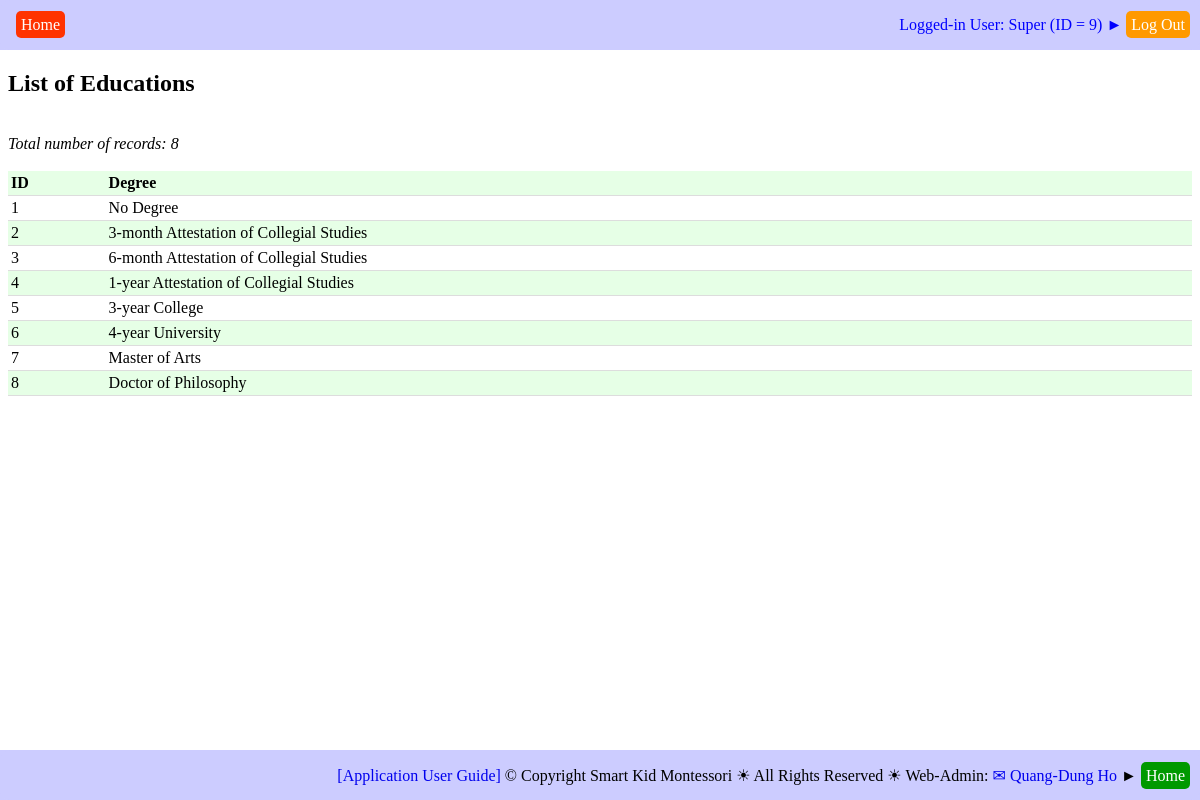
The page /report_educations.php (signed in) on the database its author committed.
### tables this page shows
CREATE TABLE `web_pages` (
  `PAGE_ID` int(11) NOT NULL,
  `TAG_CLASS` varchar(50) NOT NULL,
  `TYPE` varchar(20) NOT NULL,
  `HREF` varchar(500) NOT NULL,
  `ICON_URL` varchar(500) NOT NULL,
  `TITLE` varchar(200) NOT NULL,
  `TITLE_SHORT` varchar(200) NOT NULL,
  `STATUS` varchar(20) NOT NULL
);

CREATE TABLE `educations` (
  `EDU_ID` int(11) NOT NULL,
  `EDU_DEGREE` varchar(50) NOT NULL
);

### db_operations.php (called while the page is built, shortened)
<?php
require_once("sql_queries.php");
function insert_DB_QUERY_LOGS($user_name, $queryStrToDisplay)
{
	$queryStr = "INSERT INTO ";
		$queryStr = $queryStr . "DB_QUERY_LOGS(";
		$queryStr = $queryStr . "QUERY_STR";
		$queryStr = $queryStr . ", " . "USER_NAME";
		$queryStr = $queryStr . ", " . "DATE_TIME";
		$queryStr = $queryStr . ", " . "IP_ADDR";
		$queryStr = $queryStr . ")";
	$queryStr = $queryStr . " VALUES(";
		$queryStr = $queryStr . "'" . $queryStrToDisplay .  "'";
		$queryStr = $queryStr . ", " . "'" . $user_name . "'";
		$queryStr = $queryStr . ", " . "NOW()";
		$queryStr = $queryStr . ", " . "'" . get_client_ip() .  "'";
		$queryStr = $queryStr . ")";
	$queryStr = $queryStr . ";";
	$result = getResult($queryStr);
	return ($result);
}
function report_EDUCATIONS($debug_on)
{
	$queryStr = 'SELECT  ';
		$queryStr = $queryStr . '*';
	$queryStr = $queryStr . ' FROM ';
		$queryStr = $queryStr . 'EDUCATIONS';
	$queryStr = $queryStr . ' ORDER BY ';
		 $queryStr = $queryStr . 'EDU_ID' . ' ASC';
	$queryStr = $queryStr . ';';
	$result = getResult($queryStr);
	$fieldHeaderStr = array (
		0 => 'ID',
		1 => 'Degree',
		);
	populateResultToTable($result, $fieldHeaderStr);
}
function getTabsOfPage($this_page_url, $debug_on)
{
	$queryStr = 'SELECT ';
		$queryStr = $queryStr .'HREF';
		$queryStr = $queryStr . ', ' . 'TITLE_SHORT';
	$queryStr = $queryStr . ' FROM ';
		$queryStr = $queryStr . 'WEB_PAGES';
	$queryStr = $queryStr . ' WHERE ';
		$queryStr = $queryStr . 'PAGE_ID IN';
		$queryStr = $queryStr . '(';
			$queryStr = $queryStr . 'SELECT ';
				$queryStr = $queryStr . 'TAB_PAGE_ID';
			$queryStr = $queryStr . ' FROM ';
				$queryStr = $queryStr . 'PAGE_TABS';
			$queryStr = $queryStr . ' WHERE ';
				$queryStr = $queryStr . 'PAGE_ID IN';
				$queryStr = $queryStr . '(';
					$queryStr = $queryStr . 'SELECT ';
						$queryStr = $queryStr . 'PAGE_ID';
					$queryStr = $queryStr . ' FROM ';
						$queryStr = $queryStr . 'WEB_PAGES';
					$queryStr = $queryStr . ' WHERE ';
						$queryStr = $queryStr . '(INSTR("' . $this_page_url .'", HREF) > 0)';
					$queryStr = $queryStr . ')';
				$queryStr = $queryStr . ')';
	$queryStr = $queryStr . ';';
	$result = getResult($queryStr);
	return ($result);
}
function get_client_ip() {
    $ipaddress = '';
    if (isset($_SERVER['HTTP_CLIENT_IP']) && ($_SERVER['HTTP_CLIENT_IP']))
        $ipaddress = $_SERVER['HTTP_CLIENT_IP'];
    else if (isset($_SERVER['HTTP_X_FORWARDED_FOR']) && ($_SERVER['HTTP_X_FORWARDED_FOR']))
        $ipaddress = $_SERVER['HTTP_X_FORWARDED_FOR'];
    else if (isset($_SERVER['HTTP_X_FORWARDED']) && ($_SERVER['HTTP_X_FORWARDED']))
        $ipaddress = $_SERVER['HTTP_X_FORWARDED'];
    else if (isset($_SERVER['HTTP_FORWARDED_FOR']) && ($_SERVER['HTTP_FORWARDED_FOR']))
        $ipaddress = $_SERVER['HTTP_FORWARDED_FOR'];
    else if (isset($_SERVER['HTTP_FORWARDED']) && ($_SERVER['HTTP_FORWARDED']))
        $ipaddress = $_SERVER['HTTP_FORWARDED'];
    else if (isset($_SERVER['REMOTE_ADDR']) && ($_SERVER['REMOTE_ADDR']))
        $ipaddress = $_SERVER['REMOTE_ADDR'];
    else
        $ipaddress = 'unknown';
    return $ipaddress;
}
?>

### sql_queries.php (the view, shortened to what this page needs)
<?php
	function connectDB()
	{
		$db_hostname = "localhost";
		$db_name     = "montessori";
		$db_username = "root";
		$db_password = "";
		$db = mysqli_connect($db_hostname, $db_username, $db_password, $db_name);
		return ($db);
	}
	function getResult($query)
	{
		$db = connectDB();
		$result = mysqli_query($db, $query);
		return ($result);
	}
	function populateResultToTable($result, $fieldHeaderStr)
	{
		$resultRows = mysqli_num_rows($result);
		$resultFields = mysqli_num_fields($result);
		echo '<br/><i>Total number of records: ' . $resultRows . '</i><br/><br/>';
		echo '<table>';
		echo '<tr>';
		for ($fd = 0; $fd < $resultFields; $fd++)
		{
			echo '<th>' . $fieldHeaderStr[$fd] . '</th>';
		}
 		echo '</tr>';
		for ($row = 0; $row < $resultRows; $row++)
		{
			$currentRow = mysqli_fetch_row($result);
			echo '<tr>';
			for ($fd = 0; $fd < $resultFields; $fd++)
			{
				echo '<td>' . $currentRow[$fd] . '</td>';
			}
			echo '</tr>';
		}
		echo '</table>';
	}
?>

### tab_header.php
<div style="
    		position: fixed;
    		height: 20px;
 		   	width: 50%;
    		top: 7px;
    		left: 6px;
    		right: 0;
    		background-color: transparent;"
>
<div style="
	display: table;
	height: 26px;
    width: 100%;
    margin: 0px;
    background-color: transparent;
    border-radius: 10px;
    text-align: left">
	<div style="
		display: table-cell;
		height: 26px;
    	width: 100%;
    	padding: 5px;
    	vertical-align: middle;">
	<?php
	require_once("db_operations.php");
	$tabs = getTabsOfPage($_SERVER["PHP_SELF"], true);
	$tabNum = mysqli_num_rows($tabs);
	for ($row = 0; $row < $tabNum; $row++)
	{
		$currentTab = mysqli_fetch_row($tabs);
		echo '<a href="' . $currentTab[0] . '" style="background-color: rgb(255, 51, 0); color: white; text-decoration: none; padding: 5px; margin-left: 5px; border-radius: 5px">' . $currentTab[1] . '</a>';
	}
	?>
	</div>
</div>
</div>

### db_tables.css (style rules this page uses)
table { border-collapse: collapse; width: 100%; }
th, td { padding: 3px; text-align: left; border-bottom: 1px solid #ddd; }
tr:nth-child(odd) { background-color: rgb(230, 255, 230); }

### common.css (style rules this page uses)
a { text-decoration: none; }

### rows shown on the page
web_pages: TITLE_SHORT "Home"
educations: EDU_ID "1", EDU_DEGREE "No Degree"
educations: EDU_ID "2", EDU_DEGREE "3-month Attestation of Collegial Studies"
educations: EDU_ID "3", EDU_DEGREE "6-month Attestation of Collegial Studies"
educations: EDU_ID "4", EDU_DEGREE "1-year Attestation of Collegial Studies"
educations: EDU_ID "5", EDU_DEGREE "3-year College"
educations: EDU_ID "6", EDU_DEGREE "4-year University"
educations: EDU_ID "7", EDU_DEGREE "Master of Arts"
educations: EDU_ID "8", EDU_DEGREE "Doctor of Philosophy"

### other values the page prints
$emp_name "Super"
$emp_id "9"
$resultRows "8"
$fieldHeaderStr[$fd] "ID"
$fieldHeaderStr[$fd] "Degree"
